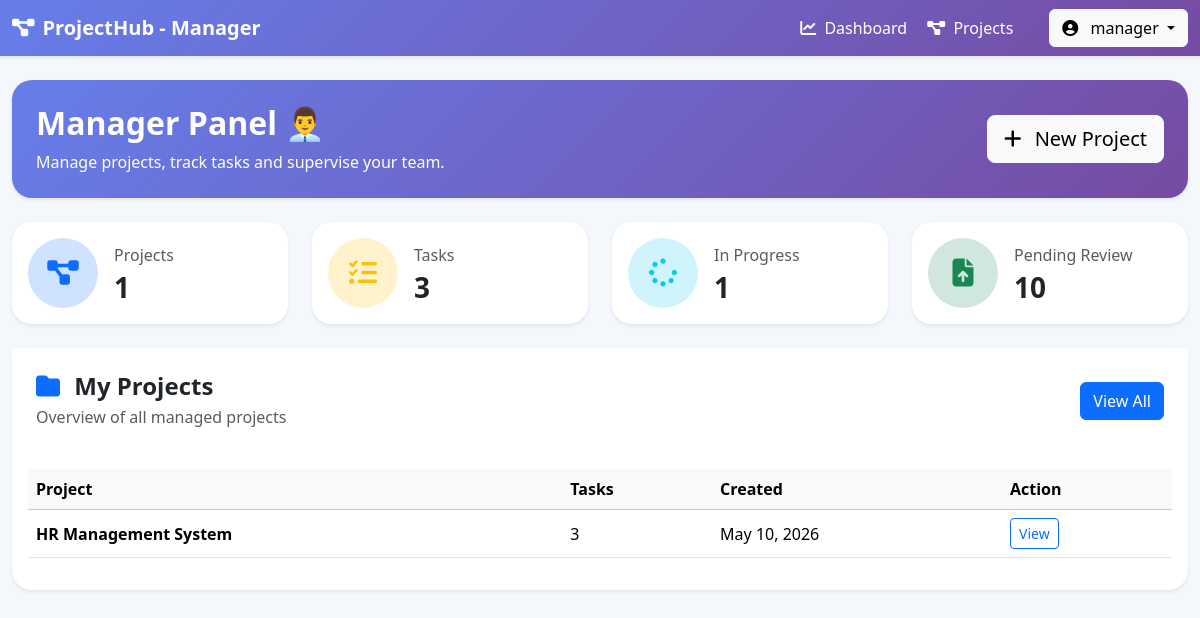
The page /views/manager/dashboard.php (signed in) on the database its author committed.
### tables this page shows
CREATE TABLE `projects` (
  `id` int(11) NOT NULL,
  `title` varchar(255) NOT NULL,
  `description` text DEFAULT NULL,
  `created_at` timestamp NOT NULL DEFAULT current_timestamp()
);

### models/ProjectMember.php (called while the page is built, shortened)
<?php
    class ProjectMember{
        private $pdo;
        public function __construct($pdo){
            $this->pdo = $pdo;
        }
        public function findProjectsByMember($user_id){
            $stmt=$this->pdo->prepare("SELECT * From project_members WHERE user_id= ?");
            $stmt->execute([$user_id]);
            return $stmt->fetchAll(PDO::FETCH_ASSOC);
        }
    }
?>

### models/Task.php (called while the page is built, shortened)
<?php
    class Task{
        private $pdo;
        public function __construct(PDO $pdo) {
            $this->pdo = $pdo;
        }
        public function findTasksByProjectId($project_id){
            $stmt=$this->pdo->prepare("SELECT * From tasks WHERE project_id=?");
            $stmt->execute([$project_id]);
            return $stmt->fetchAll(PDO::FETCH_ASSOC);
        }
        public function findTasksByStatusAndProject($status,$project_id){
            $stmt=$this->pdo->prepare("SELECT * FROM tasks WHERE status=? AND project_id=?");
            $stmt->execute([$status,$project_id]);
            return $stmt->fetchAll(PDO::FETCH_ASSOC);
        }
    }
?>

### models/TaskSubmission.php (called while the page is built, shortened)
<?php
    class TaskSubmission{
        private $pdo;
        public function __construct($pdo){
            $this->pdo = $pdo;
        }
        public function findTaskSubmissionsByStatus($status){
            $stmt = $this->pdo->prepare("SELECT * FROM task_submissions WHERE status=?");
            $stmt->execute([$status]);
            return $stmt->fetchAll(PDO::FETCH_ASSOC);
        }
    }
?>

### models/Project.php (called while the page is built, shortened)
<?php
    class Project{
        private $pdo;
        public function __construct($pdo){
            $this->pdo=$pdo;
        }
        public function findProjectById($id){
            $stmt= $this->pdo->prepare("SELECT * FROM projects WHERE id=?");
            $stmt->execute([$id]);
            return $stmt->fetch(PDO::FETCH_ASSOC);
        }
    }
?>

### views/manager/dashboard.php (the view, shortened to what this page needs)
<?php
require_once(__DIR__ . "/../../config/database.php");
require_once(__DIR__ . "/../../models/Project.php");
require_once(__DIR__ . "/../../models/ProjectMember.php");
require_once(__DIR__ . "/../../models/Task.php");
require_once(__DIR__ . "/../../models/TaskSubmission.php");
$projectModel = new Project($pdo);
$projectMemberModel = new ProjectMember($pdo);
$taskModel = new Task($pdo);
$submissionModel = new TaskSubmission($pdo);
$memberships = $projectMemberModel->findProjectsByMember($_SESSION['user']['id']);
$projectsCount = count($memberships);
$allTasks = 0;
$inProgress = 0;
foreach ($memberships as $m) {
    $tasks = $taskModel->findTasksByProjectId($m['project_id']);
    $allTasks += count($tasks);
    $inProgress += count($taskModel->findTasksByStatusAndProject('in_progress', $m['project_id']));
}
$pendingReview = $submissionModel->findTaskSubmissionsByStatus('pending');
?>
<!DOCTYPE html>
<html lang="en">
<head>
    <link href="https://cdn.jsdelivr.net/npm/bootstrap@5.3.3/dist/css/bootstrap.min.css" rel="stylesheet">
    <link rel="stylesheet" href="https://cdnjs.cloudflare.com/ajax/libs/font-awesome/6.4.0/css/all.min.css">
</head>
<body>
    <nav class="navbar navbar-expand-lg navbar-dark shadow-sm sticky-top">
        <div class="container-fluid">
            <a class="navbar-brand fw-bold" href="#">
                <i class="fas fa-project-diagram me-2"></i>ProjectHub - Manager
            </a>
            <div class="collapse navbar-collapse" id="navbarContent">
                <div class="navbar-nav ms-auto align-items-lg-center">
                    <a href="dashboard.php" class="nav-link-custom">
                        <i class="fas fa-chart-line me-1"></i> Dashboard
                    </a>
                    <a href="../../controllers/projectController.php?action=list" class="nav-link-custom">
                        <i class="fas fa-project-diagram me-1"></i> Projects
                    </a>
                    <div class="dropdown ms-lg-3">
                        <button class="btn btn-light dropdown-toggle" data-bs-toggle="dropdown">
                            <i class="fas fa-user-circle me-2"></i>
                            <?php echo htmlspecialchars($_SESSION["user"]["username"]); ?>
                        </button>
                    </div>
                </div>
            </div>
        </div>
    </nav>
    <div class="container-fluid py-4">
        <div class="welcome-box p-4 shadow-sm mb-4">
            <div class="row align-items-center">
                <div class="col-md-8">
                    <h2 class="fw-bold mb-2">
                        Manager Panel 👨‍💼
                    </h2>
                    <p class="mb-0">
                        Manage projects, track tasks and supervise your team.
                    </p>
                </div>
                <div class="col-md-4 text-md-end mt-3 mt-md-0">
                    <a href="../../controllers/projectController.php?action=create" class="btn btn-light btn-lg">
                        <i class="fas fa-plus me-2"></i>
                        New Project
                    </a>
                </div>
            </div>
        </div>
        <div class="row g-4 mb-4">
            <div class="col-md-6 col-xl-3">
                <div class="card dashboard-card shadow-sm h-100">
                    <div class="card-body d-flex align-items-center">
                        <div class="stat-icon bg-primary-subtle text-primary me-3">
                            <i class="fas fa-project-diagram"></i>
                        </div>
                        <div>
                            <p class="text-muted mb-1">Projects</p>
                            <h3 class="fw-bold mb-0"><?php echo $projectsCount; ?></h3>
                        </div>
                    </div>
                </div>
            </div>
            <div class="col-md-6 col-xl-3">
                <div class="card dashboard-card shadow-sm h-100">
                    <div class="card-body d-flex align-items-center">
                        <div class="stat-icon bg-warning-subtle text-warning me-3">
                            <i class="fas fa-tasks"></i>
                        </div>
                        <div>
                            <p class="text-muted mb-1">Tasks</p>
                            <h3 class="fw-bold mb-0"><?php echo $allTasks; ?></h3>
                        </div>
                    </div>
                </div>
            </div>
            <div class="col-md-6 col-xl-3">
                <div class="card dashboard-card shadow-sm h-100">
                    <div class="card-body d-flex align-items-center">
                        <div class="stat-icon bg-info-subtle text-info me-3">
                            <i class="fas fa-spinner"></i>
                        </div>
                        <div>
                            <p class="text-muted mb-1">In Progress</p>
                            <h3 class="fw-bold mb-0"><?php echo $inProgress; ?></h3>
                        </div>
                    </div>
                </div>
            </div>
            <div class="col-md-6 col-xl-3">
                <div class="card dashboard-card shadow-sm h-100">
                    <div class="card-body d-flex align-items-center">
                        <div class="stat-icon bg-success-subtle text-success me-3">
                            <i class="fas fa-file-upload"></i>
                        </div>
                        <div>
                            <p class="text-muted mb-1">Pending Review</p>
                            <h3 class="fw-bold mb-0"><?php echo count($pendingReview); ?></h3>
                        </div>
                    </div>
                </div>
            </div>
        </div>
        <div class="card table-card shadow-sm">
            <div class="card-header bg-white border-0 p-4">
                <div class="d-flex justify-content-between align-items-center">
                    <div>
                        <h4 class="fw-bold mb-1">
                            <i class="fas fa-folder text-primary me-2"></i>
                            My Projects
                        </h4>
                        <p class="text-muted mb-0">Overview of all managed projects</p>
                    </div>
                    <a href="../../controllers/projectController.php?action=list" class="btn btn-primary">
                        View All
                    </a>
                </div>
            </div>
            <div class="card-body">
                <?php
                $projects = [];
                foreach ($memberships as $m) {
                    $p = $projectModel->findProjectById($m['project_id']);
                    if ($p)
                        $projects[] = $p;
                }
                ?>
                <?php if (empty($projects)): ?>
                    <div class="text-center py-5">
                        <i class="fas fa-folder-open fa-4x text-muted mb-3"></i>
                        <h5>No projects yet</h5>
                        <p class="text-muted">Start by creating a new project.</p>
                    </div>
                <?php else: ?>
                    <div class="table-responsive">
                        <table class="table table-hover align-middle">
                            <thead class="table-light">
                                <tr>
                                    <th>Project</th>
                                    <th>Tasks</th>
                                    <th>Created</th>
                                    <th>Action</th>
                                </tr>
                            </thead>
                            <tbody>
                                <?php foreach ($projects as $p): ?>
                                    <tr>
                                        <td class="fw-bold"><?php echo htmlspecialchars($p['title']); ?></td>
                                        <td>
                                            <?php echo count($taskModel->findTasksByProjectId($p['id'])); ?>
                                        </td>
                                        <td>
                                            <?php echo date('M d, Y', strtotime($p['created_at'])); ?>
                                        </td>
                                        <td>
                                            <a href="../../controllers/projectController.php?action=show&id=<?php echo $p['id']; ?>"
                                                class="btn btn-sm btn-outline-primary">
                                                View
                                            </a>
                                        </td>
                                    </tr>
                                <?php endforeach; ?>
                            </tbody>
                        </table>
                    </div>
                <?php endif; ?>
            </div>
        </div>
    </div>
</body>
</html>

### views/manager/dashboard.php (style rules this page uses)
body { background-color: #f4f7fc; }
.navbar { background: linear-gradient(135deg, #667eea, #764ba2); }
.dashboard-card { border: none; border-radius: 20px; transition: 0.3s; }
.stat-icon { width: 70px; height: 70px; display: flex; align-items: center; justify-content: center; border-radius: 50%; font-size: 28px; }
.table-card { border: none; border-radius: 20px; }
.welcome-box { background: linear-gradient(135deg, #667eea, #764ba2); border-radius: 20px; color: white; }
.nav-link-custom { color: white; text-decoration: none; margin-right: 20px; font-weight: 500; }

### rows shown on the page
projects: title "HR Management System", count($taskModel->findTasksByProjectId($p['id'])) "3", created_at "May 10, 2026"

### other values the page prints
$_SESSION["user"]["username"] "manager"
$projectsCount "1"
$allTasks "3"
$inProgress "1"
count($pendingReview) "10"
